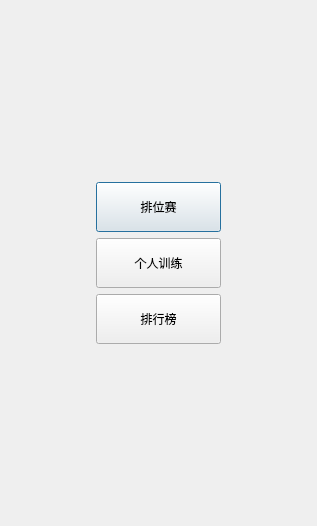
<?xml version="1.0" encoding="UTF-8"?>
<ui version="4.0">
 <class>BrainStorm</class>
 <widget class="QDialog" name="BrainStorm">
  <property name="geometry">
   <rect>
    <x>0</x>
    <y>0</y>
    <width>317</width>
    <height>526</height>
   </rect>
  </property>
  <property name="windowTitle">
   <string>Dialog</string>
  </property>
  <layout class="QVBoxLayout" name="verticalLayout_10">
   <item>
    <widget class="QStackedWidget" name="stackedWidget">
     <property name="maximumSize">
      <size>
       <width>16777170</width>
       <height>16777215</height>
      </size>
     </property>
     <property name="contextMenuPolicy">
      <enum>Qt::PreventContextMenu</enum>
     </property>
     <property name="layoutDirection">
      <enum>Qt::LeftToRight</enum>
     </property>
     <property name="currentIndex">
      <number>0</number>
     </property>
     <widget class="QWidget" name="mainMenu">
      <layout class="QGridLayout" name="gridLayout">
       <item row="0" column="1">
        <spacer name="verticalSpacer_9">
         <property name="orientation">
          <enum>Qt::Vertical</enum>
         </property>
         <property name="sizeHint" stdset="0">
          <size>
           <width>20</width>
           <height>40</height>
          </size>
         </property>
        </spacer>
       </item>
       <item row="1" column="0">
        <spacer name="horizontalSpacer_3">
         <property name="orientation">
          <enum>Qt::Horizontal</enum>
         </property>
         <property name="sizeHint" stdset="0">
          <size>
           <width>40</width>
           <height>20</height>
          </size>
         </property>
        </spacer>
       </item>
       <item row="1" column="1">
        <widget class="QPushButton" name="rankButton">
         <property name="minimumSize">
          <size>
           <width>125</width>
           <height>50</height>
          </size>
         </property>
         <property name="maximumSize">
          <size>
           <width>125</width>
           <height>50</height>
          </size>
         </property>
         <property name="text">
          <string>排位赛</string>
         </property>
        </widget>
       </item>
       <item row="2" column="1">
        <widget class="QPushButton" name="singleButton">
         <property name="minimumSize">
          <size>
           <width>125</width>
           <height>50</height>
          </size>
         </property>
         <property name="maximumSize">
          <size>
           <width>125</width>
           <height>50</height>
          </size>
         </property>
         <property name="text">
          <string>个人训练</string>
         </property>
        </widget>
       </item>
       <item row="1" column="2">
        <spacer name="horizontalSpacer_4">
         <property name="orientation">
          <enum>Qt::Horizontal</enum>
         </property>
         <property name="sizeHint" stdset="0">
          <size>
           <width>40</width>
           <height>20</height>
          </size>
         </property>
        </spacer>
       </item>
       <item row="3" column="1">
        <widget class="QPushButton" name="leaderBoardButton">
         <property name="minimumSize">
          <size>
           <width>125</width>
           <height>50</height>
          </size>
         </property>
         <property name="maximumSize">
          <size>
           <width>125</width>
           <height>50</height>
          </size>
         </property>
         <property name="text">
          <string>排行榜</string>
         </property>
        </widget>
       </item>
       <item row="4" column="1">
        <spacer name="verticalSpacer_10">
         <property name="orientation">
          <enum>Qt::Vertical</enum>
         </property>
         <property name="sizeHint" stdset="0">
          <size>
           <width>20</width>
           <height>40</height>
          </size>
         </property>
        </spacer>
       </item>
      </layout>
     </widget>
     <widget class="QWidget" name="single_menu">
      <layout class="QVBoxLayout" name="verticalLayout_9">
       <item>
        <layout class="QVBoxLayout" name="verticalLayout_2">
         <item>
          <spacer name="verticalSpacer_2">
           <property name="orientation">
            <enum>Qt::Vertical</enum>
           </property>
           <property name="sizeHint" stdset="0">
            <size>
             <width>20</width>
             <height>40</height>
            </size>
           </property>
          </spacer>
         </item>
         <item>
          <widget class="QLabel" name="label">
           <property name="font">
            <font>
             <pointsize>20</pointsize>
            </font>
           </property>
           <property name="text">
            <string>连续答对5道题</string>
           </property>
           <property name="alignment">
            <set>Qt::AlignCenter</set>
           </property>
          </widget>
         </item>
         <item>
          <widget class="QLabel" name="label_2">
           <property name="text">
            <string>答对继续，答错离开</string>
           </property>
           <property name="alignment">
            <set>Qt::AlignCenter</set>
           </property>
          </widget>
         </item>
         <item>
          <spacer name="verticalSpacer">
           <property name="orientation">
            <enum>Qt::Vertical</enum>
           </property>
           <property name="sizeHint" stdset="0">
            <size>
             <width>20</width>
             <height>40</height>
            </size>
           </property>
          </spacer>
         </item>
         <item>
          <widget class="QPushButton" name="single_start">
           <property name="text">
            <string>开始答题</string>
           </property>
          </widget>
         </item>
         <item>
          <widget class="QPushButton" name="single_back">
           <property name="text">
            <string>返回</string>
           </property>
          </widget>
         </item>
        </layout>
       </item>
      </layout>
     </widget>
     <widget class="QWidget" name="single_running">
      <layout class="QVBoxLayout" name="verticalLayout_4">
       <item>
        <widget class="QWidget" name="widget_2" native="true">
         <property name="maximumSize">
          <size>
           <width>16777215</width>
           <height>100</height>
          </size>
         </property>
         <layout class="QHBoxLayout" name="horizontalLayout">
          <item>
           <spacer name="horizontalSpacer">
            <property name="orientation">
             <enum>Qt::Horizontal</enum>
            </property>
            <property name="sizeHint" stdset="0">
             <size>
              <width>40</width>
              <height>20</height>
             </size>
            </property>
           </spacer>
          </item>
          <item>
           <widget class="QLCDNumber" name="lcdNumber">
            <property name="maximumSize">
             <size>
              <width>100</width>
              <height>100</height>
             </size>
            </property>
            <property name="font">
             <font>
              <pointsize>26</pointsize>
             </font>
            </property>
           </widget>
          </item>
          <item>
           <spacer name="horizontalSpacer_2">
            <property name="orientation">
             <enum>Qt::Horizontal</enum>
            </property>
            <property name="sizeHint" stdset="0">
             <size>
              <width>40</width>
              <height>20</height>
             </size>
            </property>
           </spacer>
          </item>
         </layout>
        </widget>
       </item>
       <item>
        <widget class="QLabel" name="signleQuestion">
         <property name="font">
          <font>
           <pointsize>14</pointsize>
          </font>
         </property>
         <property name="text">
          <string>1</string>
         </property>
         <property name="alignment">
          <set>Qt::AlignCenter</set>
         </property>
         <property name="wordWrap">
          <bool>true</bool>
         </property>
        </widget>
       </item>
       <item>
        <widget class="QWidget" name="widget" native="true">
         <layout class="QVBoxLayout" name="verticalLayout_3">
          <item>
           <widget class="QPushButton" name="singleSelectButton1">
            <property name="text">
             <string>PushButton</string>
            </property>
           </widget>
          </item>
          <item>
           <widget class="QPushButton" name="singleSelectButton2">
            <property name="text">
             <string>PushButton</string>
            </property>
           </widget>
          </item>
          <item>
           <widget class="QPushButton" name="singleSelectButton3">
            <property name="text">
             <string>PushButton</string>
            </property>
           </widget>
          </item>
          <item>
           <widget class="QPushButton" name="singleSelectButton4">
            <property name="text">
             <string>PushButton</string>
            </property>
           </widget>
          </item>
         </layout>
        </widget>
       </item>
      </layout>
     </widget>
     <widget class="QWidget" name="signle_socre">
      <layout class="QVBoxLayout" name="verticalLayout_5">
       <item>
        <spacer name="verticalSpacer_3">
         <property name="orientation">
          <enum>Qt::Vertical</enum>
         </property>
         <property name="sizeHint" stdset="0">
          <size>
           <width>20</width>
           <height>40</height>
          </size>
         </property>
        </spacer>
       </item>
       <item>
        <widget class="QLabel" name="singleResult">
         <property name="font">
          <font>
           <pointsize>22</pointsize>
          </font>
         </property>
         <property name="text">
          <string>TextLabel</string>
         </property>
         <property name="alignment">
          <set>Qt::AlignCenter</set>
         </property>
        </widget>
       </item>
       <item>
        <spacer name="verticalSpacer_4">
         <property name="orientation">
          <enum>Qt::Vertical</enum>
         </property>
         <property name="sizeHint" stdset="0">
          <size>
           <width>20</width>
           <height>40</height>
          </size>
         </property>
        </spacer>
       </item>
       <item>
        <widget class="QLabel" name="singleScore">
         <property name="font">
          <font>
           <pointsize>18</pointsize>
          </font>
         </property>
         <property name="text">
          <string>TextLabel</string>
         </property>
         <property name="alignment">
          <set>Qt::AlignCenter</set>
         </property>
        </widget>
       </item>
       <item>
        <spacer name="verticalSpacer_5">
         <property name="orientation">
          <enum>Qt::Vertical</enum>
         </property>
         <property name="sizeHint" stdset="0">
          <size>
           <width>20</width>
           <height>40</height>
          </size>
         </property>
        </spacer>
       </item>
       <item>
        <spacer name="verticalSpacer_6">
         <property name="orientation">
          <enum>Qt::Vertical</enum>
         </property>
         <property name="sizeHint" stdset="0">
          <size>
           <width>20</width>
           <height>40</height>
          </size>
         </property>
        </spacer>
       </item>
       <item>
        <widget class="QPushButton" name="pushButton">
         <property name="text">
          <string>返回</string>
         </property>
        </widget>
       </item>
      </layout>
     </widget>
     <widget class="QWidget" name="rank_wait">
      <layout class="QHBoxLayout" name="horizontalLayout_4">
       <item>
        <widget class="QLabel" name="label_3">
         <property name="font">
          <font>
           <pointsize>26</pointsize>
          </font>
         </property>
         <property name="text">
          <string>正在匹配....</string>
         </property>
         <property name="alignment">
          <set>Qt::AlignCenter</set>
         </property>
        </widget>
       </item>
      </layout>
     </widget>
     <widget class="QWidget" name="rank_running">
      <layout class="QVBoxLayout" name="verticalLayout">
       <item>
        <widget class="QWidget" name="widget_5" native="true">
         <property name="maximumSize">
          <size>
           <width>16777215</width>
           <height>100</height>
          </size>
         </property>
         <layout class="QHBoxLayout" name="horizontalLayout_3">
          <item>
           <widget class="QWidget" name="widget_4" native="true">
            <layout class="QVBoxLayout" name="verticalLayout_7">
             <item>
              <widget class="QLabel" name="enemyStatus">
               <property name="text">
                <string>小明  黄金1一颗星：120分</string>
               </property>
              </widget>
             </item>
             <item>
              <widget class="QLabel" name="selfStatus">
               <property name="text">
                <string>小红  黄金2一颗星：200分</string>
               </property>
              </widget>
             </item>
            </layout>
           </widget>
          </item>
          <item>
           <widget class="QLCDNumber" name="lcdNumber_2">
            <property name="font">
             <font>
              <pointsize>16</pointsize>
             </font>
            </property>
           </widget>
          </item>
         </layout>
        </widget>
       </item>
       <item>
        <widget class="QLabel" name="rankQuestion">
         <property name="font">
          <font>
           <pointsize>16</pointsize>
          </font>
         </property>
         <property name="text">
          <string>TextLabel</string>
         </property>
         <property name="alignment">
          <set>Qt::AlignCenter</set>
         </property>
         <property name="wordWrap">
          <bool>true</bool>
         </property>
        </widget>
       </item>
       <item>
        <widget class="QWidget" name="widget_3" native="true">
         <layout class="QVBoxLayout" name="verticalLayout_6">
          <item>
           <widget class="QPushButton" name="rankSelectButton1">
            <property name="text">
             <string>PushButton</string>
            </property>
           </widget>
          </item>
          <item>
           <widget class="QPushButton" name="rankSelectButton2">
            <property name="text">
             <string>PushButton</string>
            </property>
           </widget>
          </item>
          <item>
           <widget class="QPushButton" name="rankSelectButton3">
            <property name="text">
             <string>PushButton</string>
            </property>
           </widget>
          </item>
          <item>
           <widget class="QPushButton" name="rankSelectButton4">
            <property name="text">
             <string>PushButton</string>
            </property>
           </widget>
          </item>
         </layout>
        </widget>
       </item>
      </layout>
     </widget>
     <widget class="QWidget" name="rank_result">
      <layout class="QVBoxLayout" name="verticalLayout_8">
       <item>
        <spacer name="verticalSpacer_7">
         <property name="orientation">
          <enum>Qt::Vertical</enum>
         </property>
         <property name="sizeType">
          <enum>QSizePolicy::Fixed</enum>
         </property>
         <property name="sizeHint" stdset="0">
          <size>
           <width>20</width>
           <height>40</height>
          </size>
         </property>
        </spacer>
       </item>
       <item>
        <widget class="QLabel" name="rankResult">
         <property name="font">
          <font>
           <pointsize>36</pointsize>
          </font>
         </property>
         <property name="text">
          <string>胜利</string>
         </property>
         <property name="alignment">
          <set>Qt::AlignCenter</set>
         </property>
        </widget>
       </item>
       <item>
        <widget class="QLabel" name="newRank">
         <property name="font">
          <font>
           <pointsize>12</pointsize>
          </font>
         </property>
         <property name="text">
          <string>黄金1  2颗星  -----&gt;  黄金1  3颗星</string>
         </property>
         <property name="alignment">
          <set>Qt::AlignCenter</set>
         </property>
        </widget>
       </item>
       <item>
        <spacer name="verticalSpacer_8">
         <property name="orientation">
          <enum>Qt::Vertical</enum>
         </property>
         <property name="sizeType">
          <enum>QSizePolicy::Expanding</enum>
         </property>
         <property name="sizeHint" stdset="0">
          <size>
           <width>20</width>
           <height>40</height>
          </size>
         </property>
        </spacer>
       </item>
       <item>
        <widget class="QPushButton" name="pushButton_2">
         <property name="text">
          <string>返回</string>
         </property>
        </widget>
       </item>
      </layout>
     </widget>
     <widget class="QWidget" name="rank_board">
      <layout class="QVBoxLayout" name="verticalLayout_11">
       <item>
        <spacer name="verticalSpacer_11">
         <property name="orientation">
          <enum>Qt::Vertical</enum>
         </property>
         <property name="sizeHint" stdset="0">
          <size>
           <width>20</width>
           <height>20</height>
          </size>
         </property>
        </spacer>
       </item>
       <item>
        <widget class="QLabel" name="label_4">
         <property name="font">
          <font>
           <pointsize>18</pointsize>
          </font>
         </property>
         <property name="text">
          <string>排行榜</string>
         </property>
         <property name="alignment">
          <set>Qt::AlignCenter</set>
         </property>
        </widget>
       </item>
       <item>
        <widget class="QTextEdit" name="leaderBoardText">
         <property name="font">
          <font>
           <pointsize>14</pointsize>
          </font>
         </property>
         <property name="readOnly">
          <bool>true</bool>
         </property>
        </widget>
       </item>
       <item>
        <widget class="QPushButton" name="pushButton_3">
         <property name="text">
          <string>返回</string>
         </property>
        </widget>
       </item>
      </layout>
     </widget>
    </widget>
   </item>
  </layout>
 </widget>
 <resources/>
 <connections/>
</ui>
